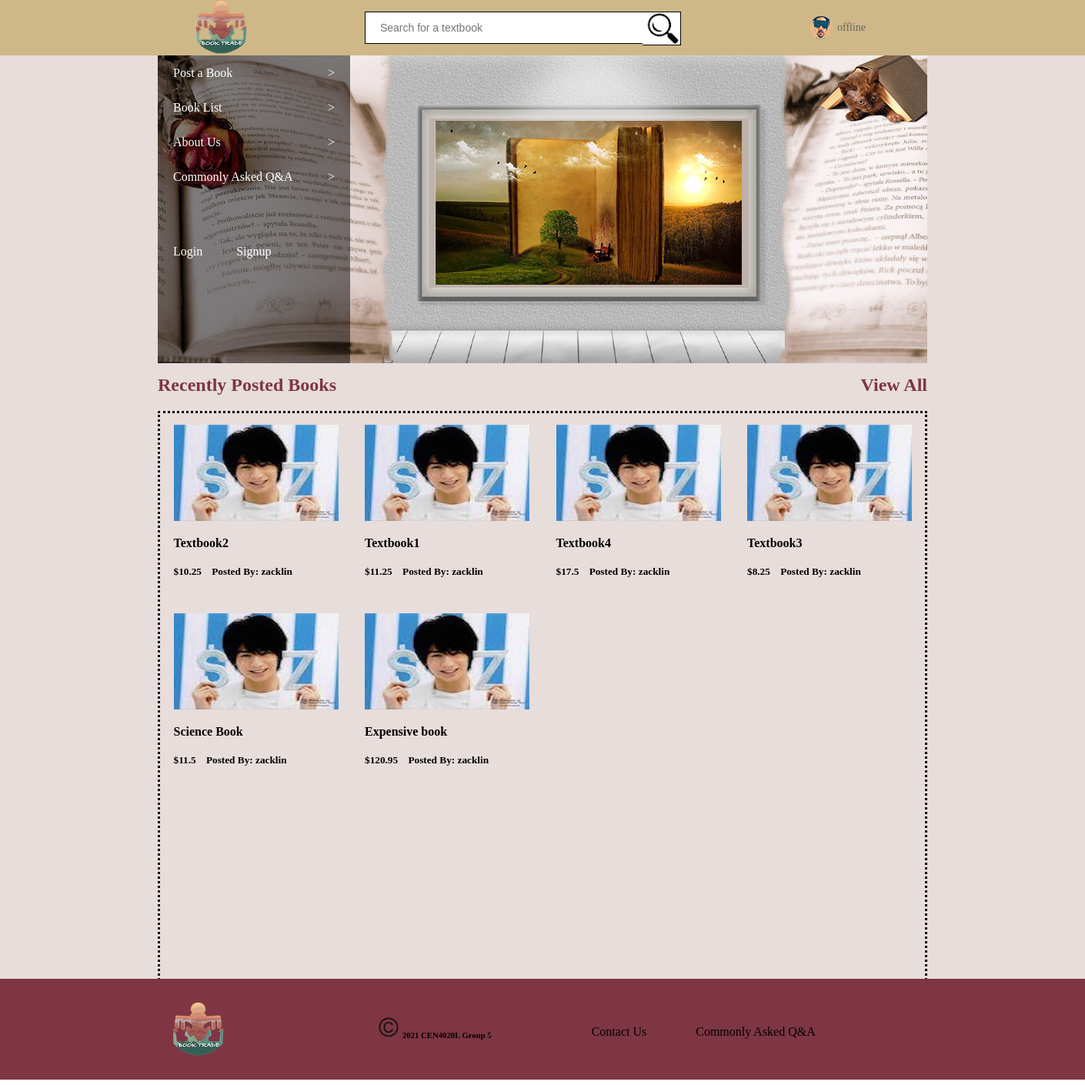
/index, run on the app's committed database.
### app.py (models this page shows, shortened)
class Post(wadb.Model):  # relation model with the model/table Account to let the user post listing on the site
    __tablename__ = 'post'
    id = wadb.Column(wadb.Integer, primary_key=True)
    time = wadb.Column(wadb.DateTime, nullable=False)
    by = wadb.Column(wadb.Integer, wadb.ForeignKey('account.username'))
    bookname = wadb.Column(wadb.String(30), nullable=False)
    author = wadb.Column(wadb.String(30), nullable=False,
                         default="Author Not Specified")
    price = wadb.Column(wadb.Float, nullable=False, default=0)
    stat = wadb.Column(wadb.String(30), nullable=False, default="New")
    college = wadb.Column(wadb.String(30), nullable=False)
    picture = wadb.Column(wadb.String(
        30), default='///templates/images/default_book.jpg', nullable=False)
    description = wadb.Column(wadb.String(100), nullable=True)

### app.py (the view)
@app.route("/", methods=['GET'])
@app.route("/index", methods=['GET'])
def index():
    if 'user' in session:  # Ensure the user's full name is send to post.html
        user = Account.query.filter_by(username=session['user']).first(
        ).firstname + ' ' + Account.query.filter_by(username=session['user']).first().lastname
    else:
        user = 'offline'
    bklist = Post.query.order_by(Post.time).limit(
        12).all()  # 12 most recently posted books
    return render_template("index.html", user=user, booktitle="none", bklist=bklist)

### templates/index.html (shortened to what this page needs)
<!DOCTYPE html>
<html lang="en">
<head>
    <link rel="stylesheet" type="text/css" href="{{ url_for('static', filename='style.css') }}">
</head>
<body>
    {% extends "design_temp.html" %}
    {% block content %}
 <div class="mainbanner">
    <div class="banner">
        <div class="w2">
            <div class="subnavi">
                <ul class="ul1">
                    <li>
                        <a href="/post">Post a Book<span>&gt;</span></a>
                    </li>
                    <li>
                        <a href="/booklist">Book List<span>&gt;</span></a>
                    </li>
                    <li>
                        <a href="#">About Us<span>&gt;</span></a>
                    </li>
                    <li>
                        <a href="#">Commonly Asked Q&A<span>&gt;</span></a>
                    </li>
                </ul>
                <ul class="ul2">
                    <li>
                        {% if user == "offline" %}
                        <a href="{{ url_for('login') }}" class="a1">Login</a>
                        <a href="createAccPage" class="a2">Signup</a>
                        {% else %}
                        <a href="signout" class="a2">Sign Out</a>
                        {% endif %}
                    </li>
                </ul>
            </div>
        </div>
    </div>
 </div>
   <div class="mainpostbg">
    <div class="mainpost">
        <div class="head">
            <a href="#" class="recent">Recently Posted Books</a>
            <a href="/booklist" class="viewall">View All</a>
        </div>
        <div class="postedbooks">
            {% for bk in bklist %}
            <div class="onebook">
                <div class="bookpic">
                </div>
                <a href="#" ><h4>{{bk["bookname"]}}</h4></a>
                <h5>${{bk["price"]}}&nbsp &nbsp Posted By: {{bk["by"]}}</h5>
            </div>
            {% endfor %}
        </div>
    </div>
   </div>
   {% endblock content %}

### templates/style.css (style rules this page uses)
* { margin: 0; padding: 0; }
a { text-decoration: none; }
li { list-style: none; }
.mainbanner { width: auto; height: 400px; background-color: #e7dddb; }
.banner { width: 1400px; height: 400px; margin: auto; background-color: #e7dddb; }
.banner .w2 { height: 400px; background: url(images/banner.jpg) no-repeat top center; }
.subnavi { width: 250px; height: 400px; margin-left: 200px; background-color: rgba(0, 0, 0, 0.5); }
.subnavi .ul1 li { height: 45px; line-height: 45px; padding: 0 20px; }
.subnavi ul li a { font-style: 14px; color: rgb(255, 255, 255); }
.subnavi .ul1 li a span { float: right; }
.subnavi .ul2 li { height: 20px; line-height: 150px; padding: 0 20px; }
.subnavi .ul2 li .a2 { margin: 0 40px; }
.mainpostbg { width: auto; height: 800px; background-color: #e7dddb; }
.mainpost { width: 1400px; height: 800px; margin: auto; background-color: #e7dddb; }
.mainpost .head { padding-top: 15px; }
.mainpost .head a { font-size: x-large; font-weight: 700; color: #7e3644; }
.mainpost .head .viewall { float: right; margin-right: 200px; }
.mainpost .postedbooks { height: 757px; margin: 20px 200px; border-style: dotted; border-radius: 2px; border-color: #000000; }
.mainpost .head .recent { margin-left: 200px; }
.mainpostbg .mainpost .postedbooks .onebook { float: left; height: 215px; width: 213.5px; padding: 15px 17.51px; }
.mainpostbg .mainpost .postedbooks .onebook .bookpic { height: 125px; width: 214px; background: url(images/tempbook.jpg); }
.mainpostbg .mainpost .postedbooks .onebook a h4 { margin: 20px 0; color: #000000; }

### data on the page
Post: bookname "Textbook2", price "10.25", by "zacklin"
Post: bookname "Textbook1", price "11.25", by "zacklin"
Post: bookname "Textbook4", price "17.5", by "zacklin"
Post: bookname "Textbook3", price "8.25", by "zacklin"
Post: bookname "Science Book", price "11.5", by "zacklin"
Post: bookname "Expensive book", price "120.95", by "zacklin"

### other printed values
{{ user }} "offline"
